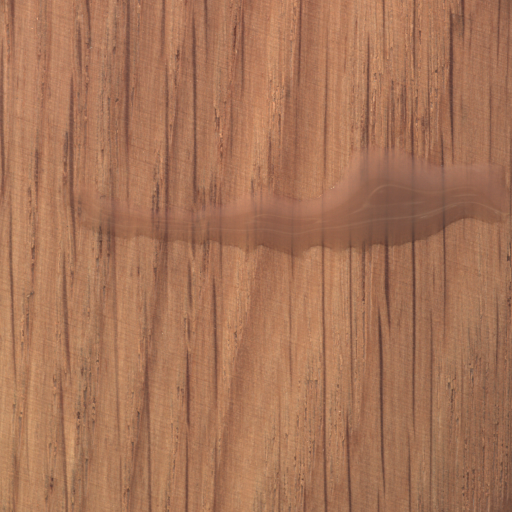
#> input picture Wood/001.png, 1024 x 1024 px, found by its file name (shown at 1/2 size); its folder holds only this picture in this run
$ jupyter execute Project.ipynb
#> lines starting #> are read from the running program, lines starting #| are printed output that depends on the picture; after the words box and inside, x2 and y2 are one past the last pixel; in counts of white or black regions, pixels touching at a corner belong together
[cell 1]
import numpy as np
from skimage.transform import (hough_line, hough_line_peaks, hough_circle, hough_circle_peaks)
from skimage.draw import circle_perimeter
from skimage.feature import canny
from skimage.data import astronaut
from skimage.io import imread, imsave
from skimage.color import rgb2gray, gray2rgb, label2rgb
from skimage import img_as_float
from skimage.morphology import skeletonize
from skimage import data, img_as_float
import matplotlib.pyplot as pylab
from matplotlib import cm
from skimage.filters import sobel, threshold_otsu
from skimage.feature import canny
from skimage.segmentation import felzenszwalb, slic, quickshift, watershed
from skimage.segmentation import mark_boundaries, find_boundaries
from scipy.ndimage import median_filter
import os

[cell 2]
import os
import numpy as np
import matplotlib.pyplot as plt

from skimage import io, color, exposure, filters, morphology, measure, util
from skimage.restoration import denoise_bilateral
from scipy import ndimage as ndi


INPUT_FOLDER = "wood"
OUTPUT_FOLDER = "segmented_damage"
os.makedirs(OUTPUT_FOLDER, exist_ok=True)


def isolate_damage(image_path, save_prefix):
#> called with image_path = 'wood/001.png', save_prefix = '001'
    img = io.imread(image_path)
#> img is the input picture: shape (1024, 1024, 3); mean R, G, B 166.8, 116.4, 87.6

    if img.shape[-1] == 4:
        img = img[:, :, :3]

    gray = color.rgb2gray(img)
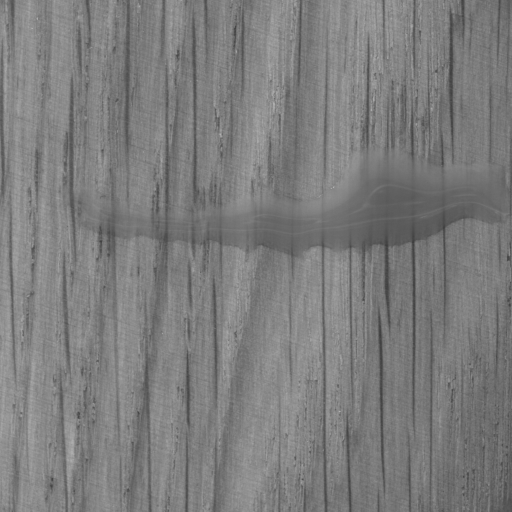
#> gray: shape (1024, 1024) float64 (shown at 1/2 size); min 0.224, max 0.803, mean 0.49

    # Contrast + smoothing
    gray = exposure.equalize_adapthist(gray, clip_limit=0.02)
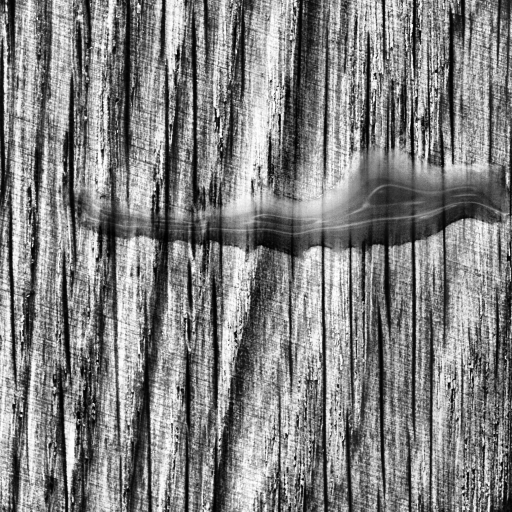
#> gray: shape (1024, 1024) float64 (shown at 1/2 size); min 0, max 1, mean 0.507
    gray = denoise_bilateral(
        gray,
        sigma_color=0.05,
        sigma_spatial=5,
        channel_axis=None
    )

    # Find dark defects
    dark = morphology.black_tophat(gray, morphology.disk(18))
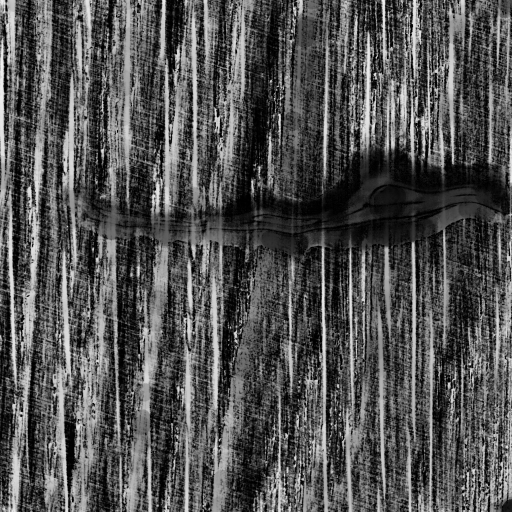
#> dark: shape (1024, 1024) float64 (shown at 1/2 size); min 0, max 0.96, mean 0.323
    dark = exposure.rescale_intensity(dark, out_range=(0, 1))

    thresh = filters.threshold_otsu(dark)
#> thresh = 0.381
    mask = dark > thresh * 1.10
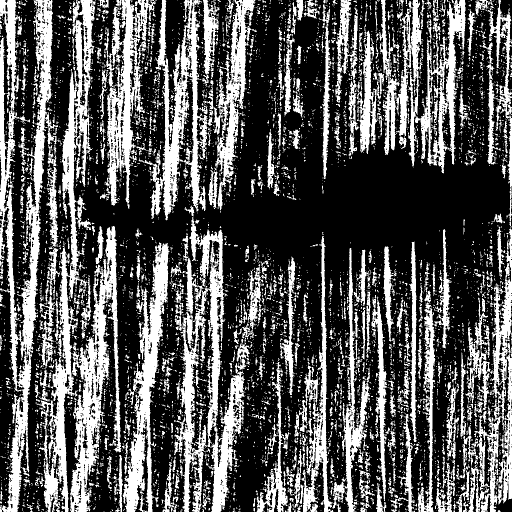
#> mask: shape (1024, 1024) bool (shown at 1/2 size); 34.7% white; 6019 white regions (5279 under 20 px), largest, box (x1, y1, x2, y2) and area: (0, 0, 116, 1024) 34018, (348, 434, 500, 1024) 27812, (71, 0, 191, 1024) 27601

    # Clean tiny noise
    mask = morphology.remove_small_objects(mask, min_size=60)
#> mask: shape (1024, 1024) bool; 30.6% white; 248 white regions, largest, box (x1, y1, x2, y2) and area: (0, 0, 116, 1024) 33827, (348, 434, 500, 1024) 27573, (73, 0, 191, 1024) 27369
    mask = morphology.binary_closing(mask, morphology.disk(3))
#> mask: shape (1024, 1024) bool; 38.9% white; 82 white regions (5 under 20 px), largest, box (x1, y1, x2, y2) and area: (0, 0, 243, 1024) 110115, (289, 0, 514, 1024) 80838, (670, 0, 934, 347) 42311
    mask = ndi.binary_fill_holes(mask)
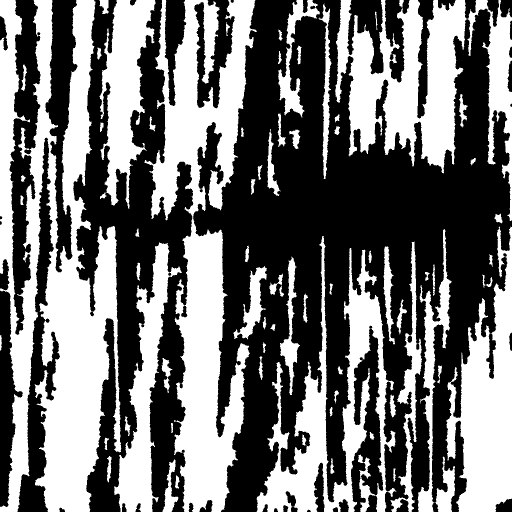
#> mask: shape (1024, 1024) bool (shown at 1/2 size); 44.8% white; 80 white regions (3 under 20 px), largest, box (x1, y1, x2, y2) and area: (0, 0, 243, 1024) 127321, (289, 0, 514, 1024) 97208, (670, 0, 934, 347) 50930

    # Remove vertical grain lines by shape filtering
    labeled = measure.label(mask)
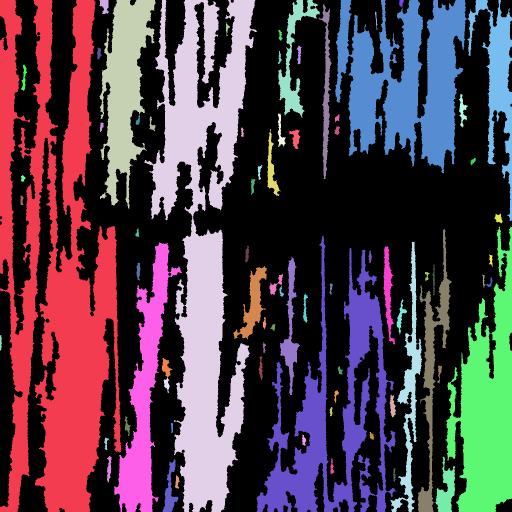
#> labeled: shape (1024, 1024) int32 (shown at 1/2 size); 81 distinct labels, from 0 to 80; one colour per label, 0 black
    damage_mask = np.zeros_like(mask, dtype=bool)

    for region in measure.regionprops(labeled):
        area = region.area
        minr, minc, maxr, maxc = region.bbox

        height = maxr - minr
        width = maxc - minc

        if width == 0:
            continue

        aspect_ratio = height / width
        solidity = region.solidity
        eccentricity = region.eccentricity

        # Reject long skinny vertical grain lines
        is_vertical_line = (
            aspect_ratio > 4.0 and
            width < 20 and
            eccentricity > 0.90
        )

        # Keep larger, blob-like damaged regions
        is_damage = (
            area > 120 and
            not is_vertical_line
        )

        if is_damage:
            damage_mask[labeled == region.label] = True
#> this loop made 80 passes
#> (area, minr, minc, maxr, maxc, height, width, aspect_ratio) on passes 1 to 12: (127321, 0, 0, 1024, 243, 1024, 243, 4.21), (363, 0, 199, 28, 217, 28, 18, 1.56), (23905, 0, 199, 417, 311, 417, 112, 3.72), (97208, 0, 289, 1024, 514, 1024, 225, 4.55), (4982, 0, 556, 235, 640, 235, 84, 2.8), (50930, 0, 670, 347, 934, 347, 264, 1.31), (96, 0, 798, 15, 808, 15, 10, 1.5), (12308, 0, 935, 442, 1024, 442, 89, 4.97), (3026, 7, 637, 358, 663, 351, 26, 13.5), (73, 23, 750, 60, 755, 37, 5, 7.4), (91, 45, 452, 72, 460, 27, 8, 3.38), (100, 59, 556, 81, 565, 22, 9, 2.44)
#> (area, minr, minc, maxr, maxc) on pass 59: (90, 670, 0, 701, 4)
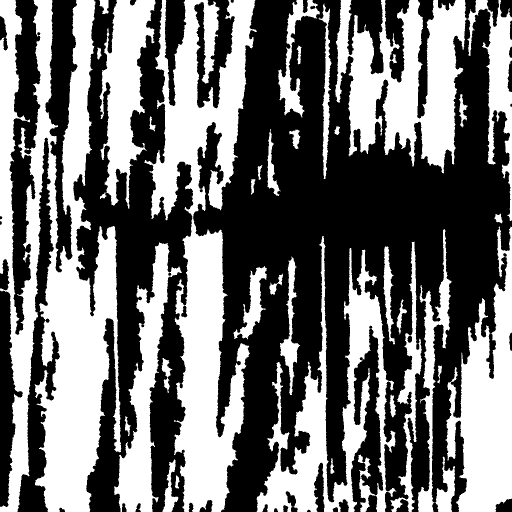
#> damage_mask: shape (1024, 1024) bool (shown at 1/2 size); 44.3% white; 37 white regions, largest, box (x1, y1, x2, y2) and area: (0, 0, 243, 1024) 127321, (289, 0, 514, 1024) 97208, (670, 0, 934, 347) 50930

    # Final smoothing
    damage_mask = morphology.binary_closing(damage_mask, morphology.disk(5))
#> damage_mask: shape (1024, 1024) bool; 47.1% white; 16 white regions (1 under 20 px), largest, box (x1, y1, x2, y2) and area: (0, 0, 364, 1024) 184502, (513, 427, 1024, 1024) 116115, (289, 0, 514, 1024) 102844
    damage_mask = morphology.remove_small_objects(damage_mask, min_size=150)
    damage_mask = ndi.binary_fill_holes(damage_mask)
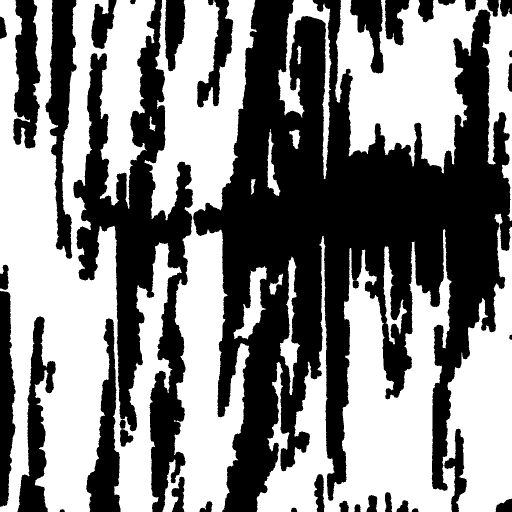
#> damage_mask: shape (1024, 1024) bool (shown at 1/2 size); 52.3% white; 37 black regions, largest, box (x1, y1, x2, y2) and area: (386, 0, 1024, 1024) 316506, (146, 0, 386, 1024) 87641, (91, 0, 154, 518) 15609

    # Overlay
    overlay = img.copy()
    overlay[damage_mask] = [255, 0, 0]
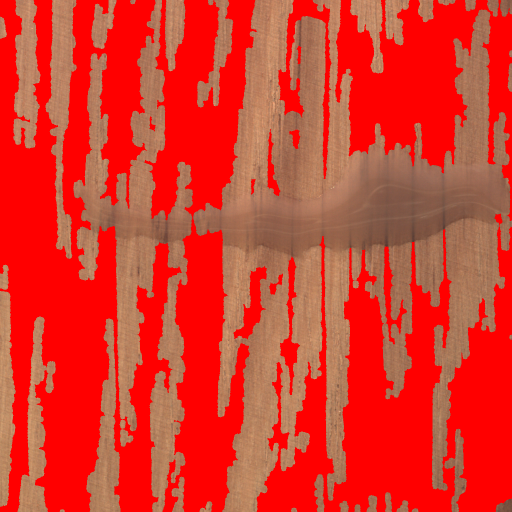
#> overlay: shape (1024, 1024, 3) (shown at 1/2 size); mean R, G, B 215.7, 57.6, 43.2
    blended = (0.45 * overlay + 0.55 * img).astype(np.uint8)
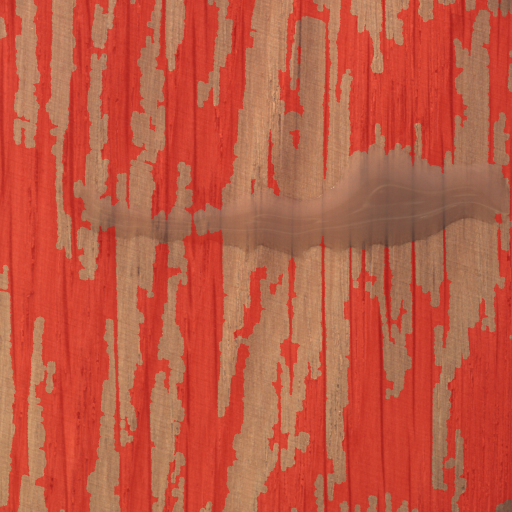
#> blended: shape (1024, 1024, 3) (shown at 1/2 size); mean R, G, B 188.6, 89.7, 67.4

    # Save
    io.imsave(f"{OUTPUT_FOLDER}/{save_prefix}_mask.png", util.img_as_ubyte(damage_mask))
    io.imsave(f"{OUTPUT_FOLDER}/{save_prefix}_overlay.png", blended)

    return img, damage_mask, blended


# Batch process all images
valid_exts = (".png", ".jpg", ".jpeg", ".tif", ".tiff")

for filename in os.listdir(INPUT_FOLDER):
    if filename.lower().endswith(valid_exts):
        path = os.path.join(INPUT_FOLDER, filename)
        name = os.path.splitext(filename)[0]

        isolate_damage(path, name)

print("Done. Results saved in:", OUTPUT_FOLDER)

$ run again, on Wood/005.png
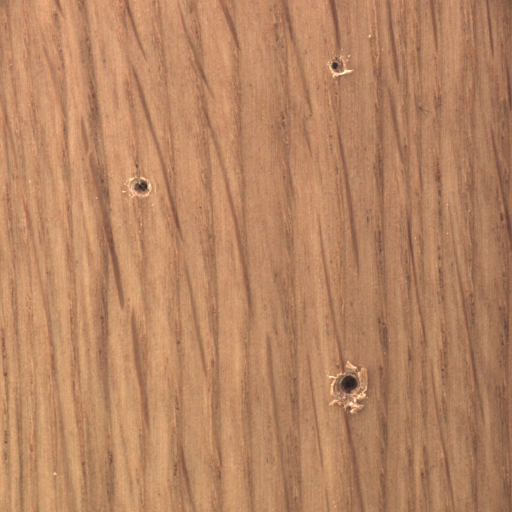
#> input picture Wood/005.png, 1024 x 1024 px, found by its file name (shown at 1/2 size)
#> in isolate_damage, img is the input picture: shape (1024, 1024, 3); mean R, G, B 183.5, 133.2, 98.8
#> thresh = 0.346
#> in isolate_damage, `labeled = measure.label(mask)`:
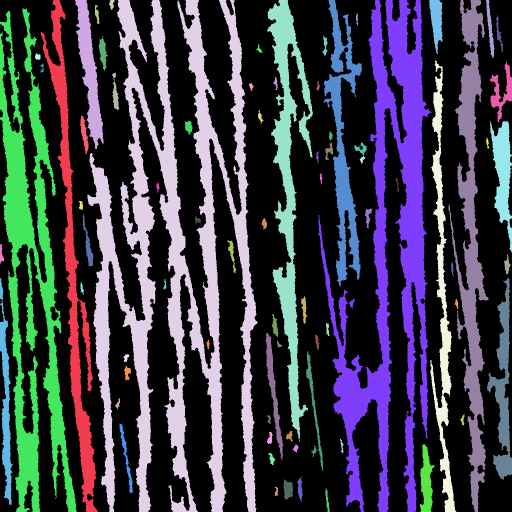
#> labeled: shape (1024, 1024) int32 (shown at 1/2 size); 82 distinct labels, from 0 to 81; one colour per label, 0 black
#> the loop in isolate_damage, `for region in measure.regionprops(labeled):` made 81 passes
#> (area, minr, minc, maxr, maxc, height, width, aspect_ratio) on passes 1 to 8: (20869, 0, 81, 1024, 196, 1024, 115, 8.9), (6922, 0, 150, 298, 207, 298, 57, 5.23), (135, 0, 218, 20, 229, 20, 11, 1.82), (117194, 0, 175, 1024, 515, 1024, 340, 3.01), (24332, 0, 534, 883, 626, 883, 92, 9.6), (14331, 0, 647, 574, 724, 574, 77, 7.45), (72828, 0, 636, 1024, 864, 1024, 228, 4.49), (1809, 0, 858, 108, 886, 108, 28, 3.86)
#> in isolate_damage, `blended = (0.45 * overlay + 0.55 * img).astype(np.uint8)`:
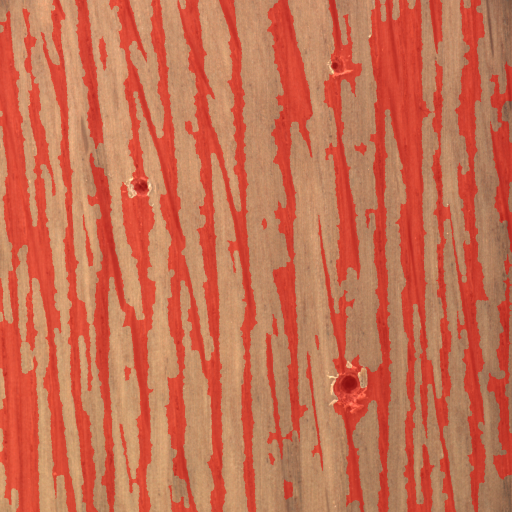
#> blended: shape (1024, 1024, 3) (shown at 1/2 size); mean R, G, B 198.4, 110.7, 82

$ run again, on Wood/007.png
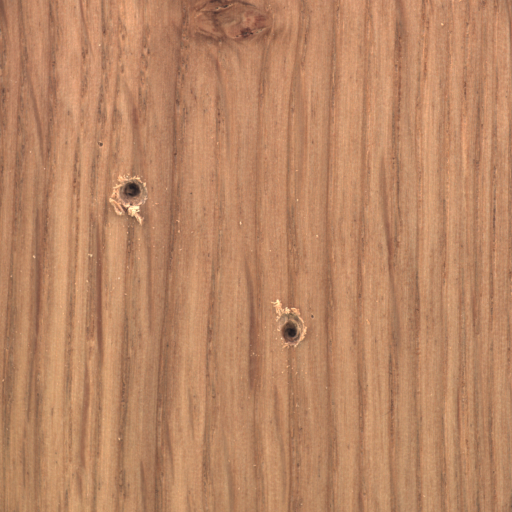
#> input picture Wood/007.png, 1024 x 1024 px, found by its file name (shown at 1/2 size)
#> in isolate_damage, img is the input picture: shape (1024, 1024, 3); mean R, G, B 186.2, 134.6, 100.5
#> thresh = 0.346
#> labeled: shape (1024, 1024) int32; 67 distinct labels, from 0 to 66
#> the loop in isolate_damage, `for region in measure.regionprops(labeled):` made 66 passes
#> (area, minr, minc, maxr, maxc, height, width, aspect_ratio) on passes 1 to 8: (1880, 0, 0, 157, 21, 157, 21, 7.48), (39131, 0, 1, 1024, 126, 1024, 125, 8.19), (3576, 0, 157, 198, 188, 198, 31, 6.39), (65278, 0, 148, 1024, 308, 1024, 160, 6.4), (53886, 0, 310, 1024, 585, 1024, 275, 3.72), (33368, 0, 546, 1024, 633, 1024, 87, 11.77), (22807, 0, 637, 1024, 690, 1024, 53, 19.32), (21601, 0, 696, 1024, 760, 1024, 64, 16)
#> in isolate_damage, `blended = (0.45 * overlay + 0.55 * img).astype(np.uint8)`:
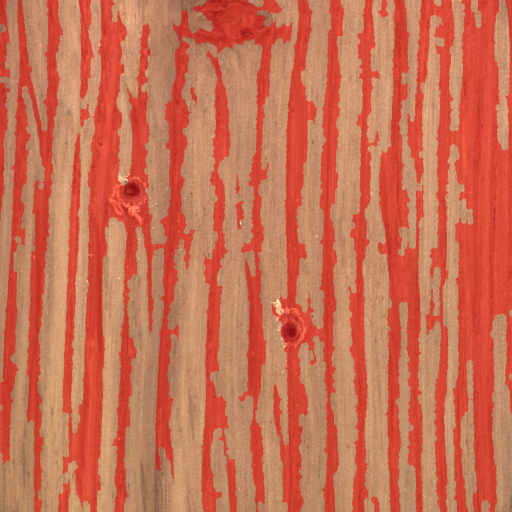
#> blended: shape (1024, 1024, 3) (shown at 1/2 size); mean R, G, B 201.4, 110.4, 82.3
